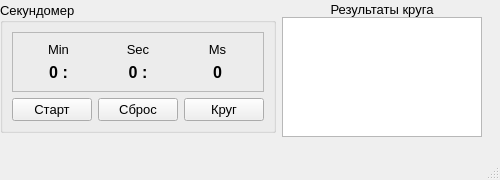
<?xml version="1.0" encoding="UTF-8"?>
<ui version="4.0">
 <class>MainWindow</class>
 <widget class="QMainWindow" name="MainWindow">
  <property name="geometry">
   <rect>
    <x>0</x>
    <y>0</y>
    <width>500</width>
    <height>180</height>
   </rect>
  </property>
  <property name="sizePolicy">
   <sizepolicy hsizetype="Fixed" vsizetype="Fixed">
    <horstretch>0</horstretch>
    <verstretch>0</verstretch>
   </sizepolicy>
  </property>
  <property name="minimumSize">
   <size>
    <width>500</width>
    <height>180</height>
   </size>
  </property>
  <property name="maximumSize">
   <size>
    <width>500</width>
    <height>180</height>
   </size>
  </property>
  <property name="windowTitle">
   <string>Секундомер</string>
  </property>
  <widget class="QWidget" name="centralwidget">
   <widget class="QWidget" name="">
    <property name="geometry">
     <rect>
      <x>0</x>
      <y>0</y>
      <width>486</width>
      <height>139</height>
     </rect>
    </property>
    <layout class="QFormLayout" name="formLayout">
     <item row="0" column="0">
      <widget class="QGroupBox" name="gb_secundomer">
       <property name="sizePolicy">
        <sizepolicy hsizetype="Fixed" vsizetype="Fixed">
         <horstretch>0</horstretch>
         <verstretch>0</verstretch>
        </sizepolicy>
       </property>
       <property name="minimumSize">
        <size>
         <width>0</width>
         <height>100</height>
        </size>
       </property>
       <property name="font">
        <font>
         <pointsize>10</pointsize>
         <bold>false</bold>
        </font>
       </property>
       <property name="title">
        <string>Секундомер</string>
       </property>
       <layout class="QGridLayout" name="gridLayout_2">
        <item row="0" column="0" colspan="3">
         <widget class="QFrame" name="frame">
          <property name="frameShape">
           <enum>QFrame::StyledPanel</enum>
          </property>
          <property name="frameShadow">
           <enum>QFrame::Raised</enum>
          </property>
          <layout class="QGridLayout" name="gridLayout">
           <item row="1" column="0">
            <widget class="QLabel" name="lb_timerMin">
             <property name="font">
              <font>
               <pointsize>12</pointsize>
               <bold>true</bold>
              </font>
             </property>
             <property name="text">
              <string>0 :</string>
             </property>
             <property name="alignment">
              <set>Qt::AlignCenter</set>
             </property>
            </widget>
           </item>
           <item row="1" column="2">
            <widget class="QLabel" name="lb_timerMs">
             <property name="font">
              <font>
               <pointsize>12</pointsize>
               <bold>true</bold>
              </font>
             </property>
             <property name="text">
              <string>0</string>
             </property>
             <property name="alignment">
              <set>Qt::AlignCenter</set>
             </property>
            </widget>
           </item>
           <item row="1" column="1">
            <widget class="QLabel" name="lb_timerSec">
             <property name="font">
              <font>
               <pointsize>12</pointsize>
               <bold>true</bold>
              </font>
             </property>
             <property name="text">
              <string>0 :</string>
             </property>
             <property name="alignment">
              <set>Qt::AlignCenter</set>
             </property>
            </widget>
           </item>
           <item row="0" column="0">
            <widget class="QLabel" name="lb_Min">
             <property name="text">
              <string>Min</string>
             </property>
             <property name="alignment">
              <set>Qt::AlignCenter</set>
             </property>
            </widget>
           </item>
           <item row="0" column="1">
            <widget class="QLabel" name="lb_Sec">
             <property name="text">
              <string>Sec</string>
             </property>
             <property name="alignment">
              <set>Qt::AlignCenter</set>
             </property>
            </widget>
           </item>
           <item row="0" column="2">
            <widget class="QLabel" name="lb_Ms">
             <property name="text">
              <string>Ms</string>
             </property>
             <property name="alignment">
              <set>Qt::AlignCenter</set>
             </property>
            </widget>
           </item>
          </layout>
         </widget>
        </item>
        <item row="1" column="0">
         <widget class="QPushButton" name="pb_startStop">
          <property name="text">
           <string>Старт</string>
          </property>
         </widget>
        </item>
        <item row="1" column="1">
         <widget class="QPushButton" name="pb_reset">
          <property name="text">
           <string>Сброс</string>
          </property>
         </widget>
        </item>
        <item row="1" column="2">
         <widget class="QPushButton" name="pb_circl">
          <property name="text">
           <string>Круг</string>
          </property>
         </widget>
        </item>
       </layout>
      </widget>
     </item>
     <item row="0" column="1">
      <layout class="QVBoxLayout" name="verticalLayout">
       <property name="spacing">
        <number>0</number>
       </property>
       <item>
        <widget class="QLabel" name="lb_showCircle">
         <property name="sizePolicy">
          <sizepolicy hsizetype="Preferred" vsizetype="Fixed">
           <horstretch>0</horstretch>
           <verstretch>0</verstretch>
          </sizepolicy>
         </property>
         <property name="maximumSize">
          <size>
           <width>16777215</width>
           <height>20</height>
          </size>
         </property>
         <property name="font">
          <font>
           <pointsize>10</pointsize>
           <bold>false</bold>
          </font>
         </property>
         <property name="text">
          <string>Результаты круга</string>
         </property>
         <property name="alignment">
          <set>Qt::AlignCenter</set>
         </property>
        </widget>
       </item>
       <item>
        <widget class="QTextBrowser" name="tBr_showCircle">
         <property name="maximumSize">
          <size>
           <width>200</width>
           <height>120</height>
          </size>
         </property>
        </widget>
       </item>
      </layout>
     </item>
    </layout>
   </widget>
  </widget>
  <widget class="QStatusBar" name="statusbar"/>
 </widget>
 <resources/>
 <connections/>
</ui>
